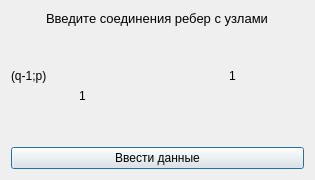
<?xml version="1.0" encoding="UTF-8"?>
<ui version="4.0">
 <class>EnterConnection</class>
 <widget class="QDialog" name="EnterConnection">
  <property name="geometry">
   <rect>
    <x>0</x>
    <y>0</y>
    <width>315</width>
    <height>180</height>
   </rect>
  </property>
  <property name="windowTitle">
   <string>Dialog</string>
  </property>
  <layout class="QVBoxLayout" name="verticalLayout">
   <item alignment="Qt::AlignHCenter">
    <widget class="QLabel" name="label">
     <property name="font">
      <font>
       <pointsize>10</pointsize>
      </font>
     </property>
     <property name="text">
      <string>Введите соединения ребер с узлами</string>
     </property>
    </widget>
   </item>
   <item>
    <spacer name="verticalSpacer">
     <property name="orientation">
      <enum>Qt::Vertical</enum>
     </property>
     <property name="sizeHint" stdset="0">
      <size>
       <width>20</width>
       <height>40</height>
      </size>
     </property>
    </spacer>
   </item>
   <item>
    <layout class="QGridLayout" name="gridLayout">
     <item row="0" column="0">
      <widget class="QLabel" name="label_2">
       <property name="text">
        <string>(q-1;p)</string>
       </property>
      </widget>
     </item>
     <item row="0" column="1" alignment="Qt::AlignHCenter">
      <widget class="QLabel" name="label_4">
       <property name="text">
        <string>1</string>
       </property>
      </widget>
     </item>
     <item row="1" column="0" alignment="Qt::AlignHCenter">
      <widget class="QLabel" name="label_3">
       <property name="text">
        <string>1</string>
       </property>
      </widget>
     </item>
    </layout>
   </item>
   <item>
    <spacer name="verticalSpacer_2">
     <property name="orientation">
      <enum>Qt::Vertical</enum>
     </property>
     <property name="sizeHint" stdset="0">
      <size>
       <width>20</width>
       <height>40</height>
      </size>
     </property>
    </spacer>
   </item>
   <item>
    <widget class="QPushButton" name="enterConnection">
     <property name="font">
      <font>
       <pointsize>9</pointsize>
      </font>
     </property>
     <property name="text">
      <string>Ввести данные</string>
     </property>
    </widget>
   </item>
  </layout>
 </widget>
 <resources/>
 <connections/>
</ui>
